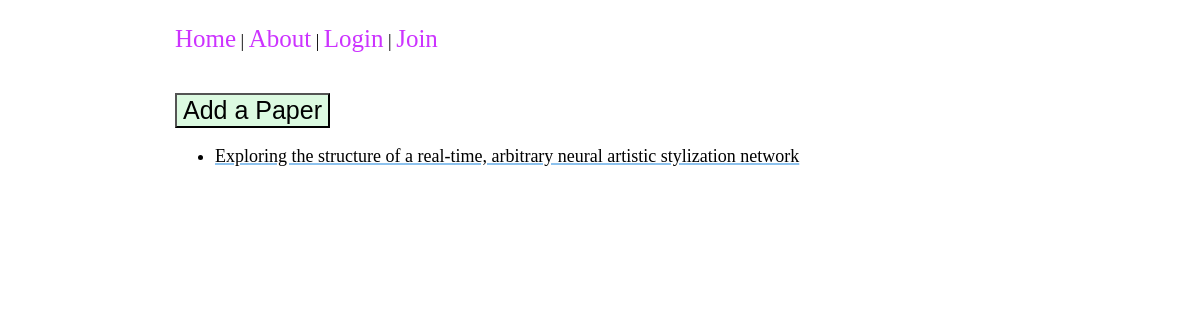
Before: /papers/ with the older database file.
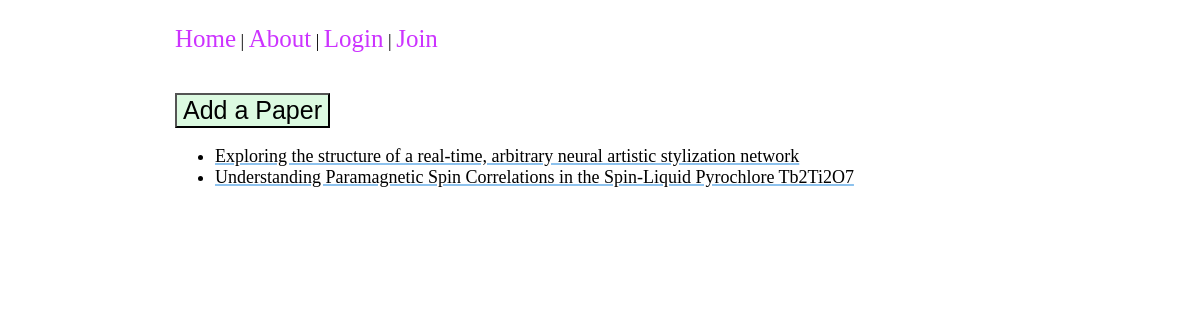
After: the same page with the newer database file.
### papers/models.py (models this page shows)
class Paper(models.Model):
    url = models.URLField(max_length=50)
    pdf_url = models.URLField(max_length=50)
    arxiv_id = models.CharField(max_length=20)
    title = models.CharField(max_length=500)
    authors = models.ManyToManyField('Author', through='AuthorPaper')
    abstract = models.CharField(max_length=1000)
    key_words = models.ManyToManyField('KeyWord', through='KeyWordPaper')
    published = models.DateField()
    def __str__(self):
        return self.title

### papers/views.py (the view)
# urls.py: path('', views.HomeView.as_view(), name='home'),
class HomeView(ListView):
    template_name = 'papers/home.html'
    context_object_name = 'papers_list'  # TODO: Change to recent
    def get_queryset(self):
        return Paper.objects.all()

### papers/templates/papers/home.html (shortened to what this page needs)
{% extends 'base.html' %}
{% block content %}
{% include 'papers/add-btn.html' %}
<ul>
  {% for paper in papers_list %}
  <li><a href="{% url 'papers:paper-detail' paper.id %}">{{ paper }}</a></li>
  {% endfor %}
</ul>
{% endblock content %}

Changed rows visible on the page:
added Paper: title "Understanding Paramagnetic Spin Correlations in the Spin-Liquid Pyrochlore Tb2Ti2O7"
